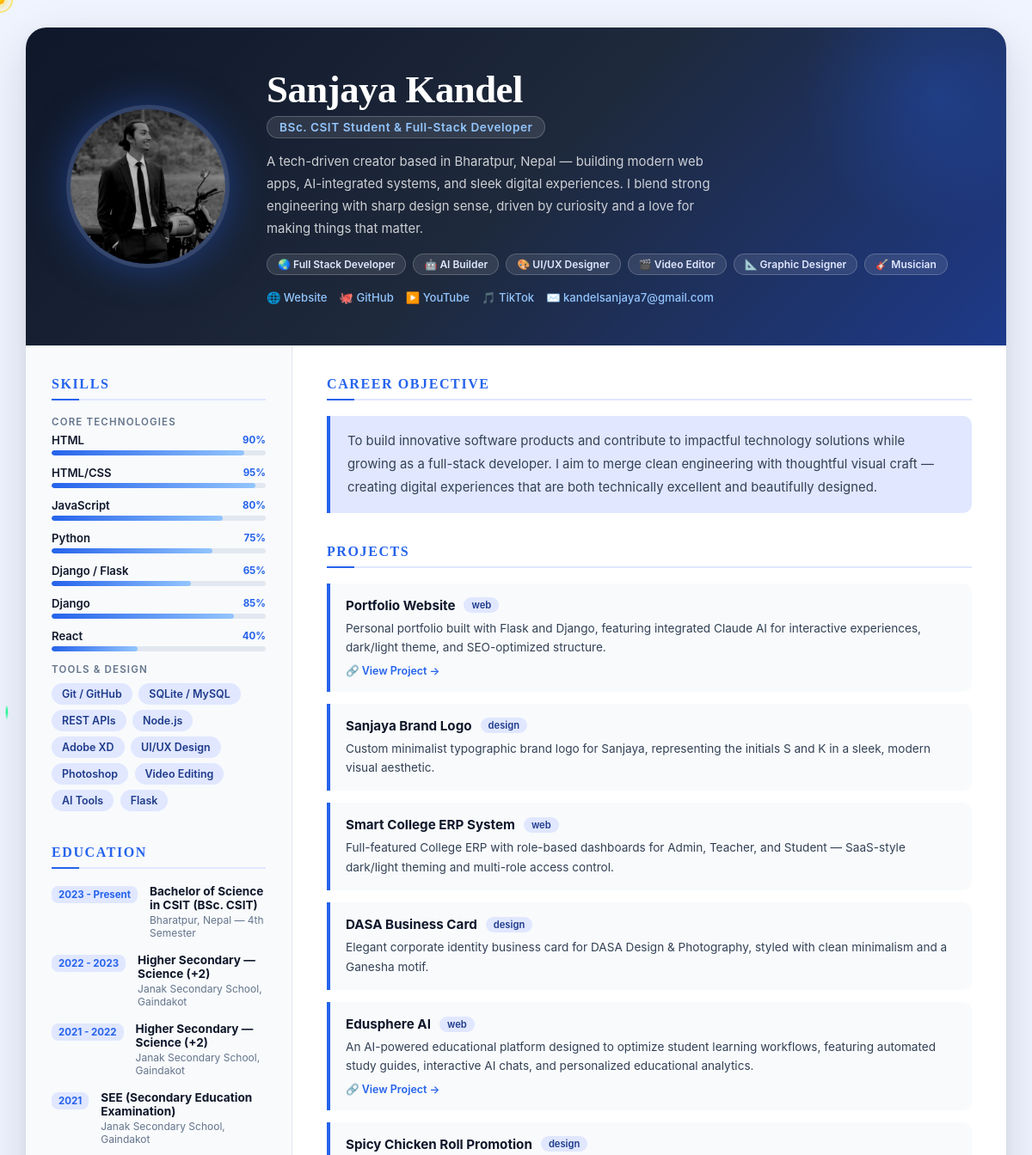
/cv/ (upper part), run on an earlier commit of the app's database.
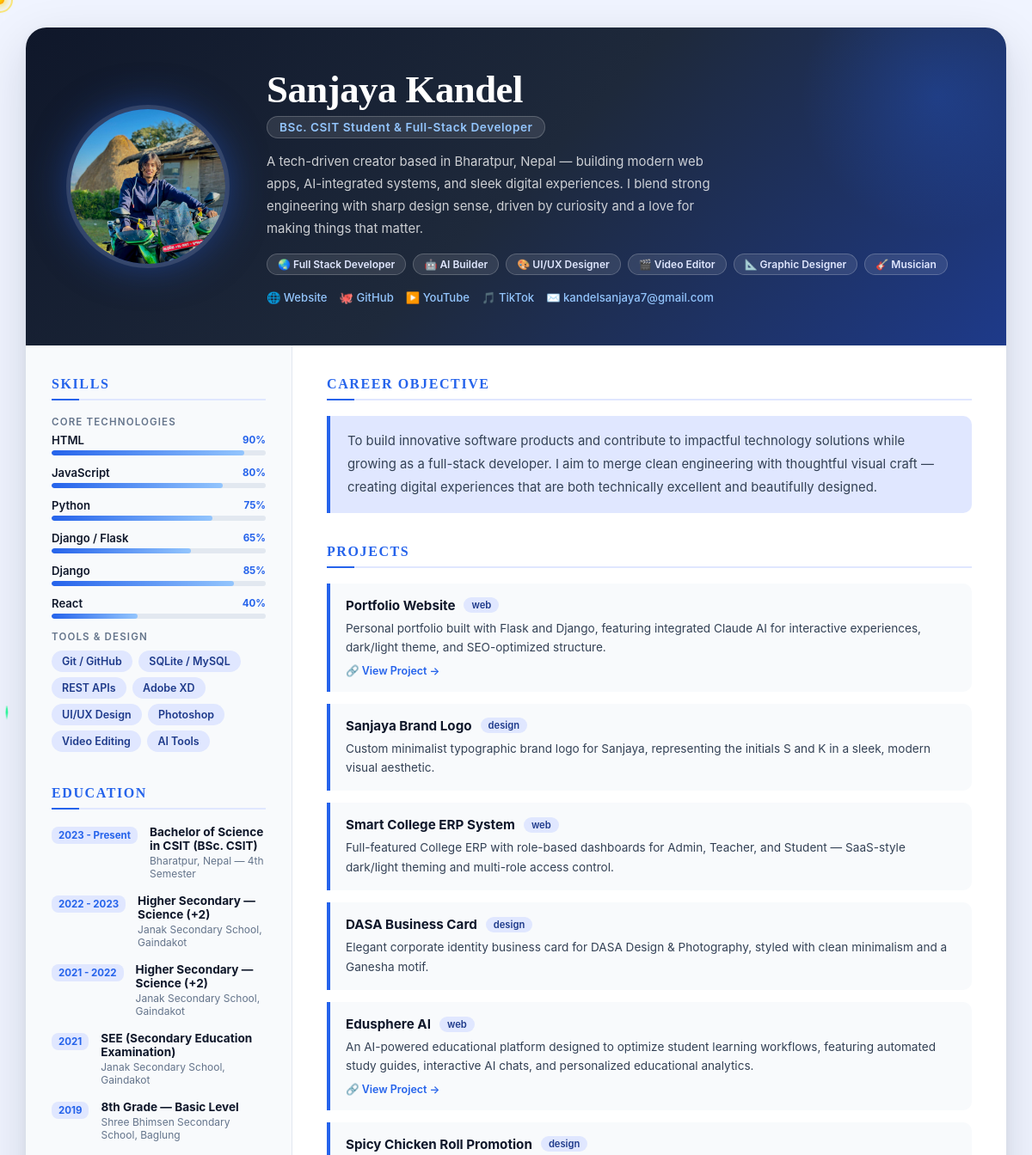
And on a later commit of the database.
### core/models.py (models this page shows, shortened)
class SiteSettings(models.Model):
    full_name = models.CharField(max_length=120, default="Sanjaya Kandel")
    tagline = models.CharField(max_length=200, default="Full Stack Web Developer & UI/UX Designer")
    about_text = models.TextField(blank=True)
    profile_photo = models.ImageField(
        upload_to="profile/",
        blank=True,
        null=True,
        help_text="Upload your featured hero/profile photo here. Replaces the default photo on the homepage."
    )
    hero_video = models.FileField(
        upload_to="profile/videos/",
        blank=True,
        null=True,
        help_text="Upload your intro/showcase video (MP4/WebM)"
    )
    hero_video_url = models.URLField(
        blank=True,
        help_text="Or paste video URL for intro showcase"
    )
    email = models.EmailField(default="kandelsanjaya7@gmail.com")
    phone = models.CharField(max_length=40, blank=True)
    whatsapp_link = models.URLField(blank=True)
    location = models.CharField(max_length=100, default="Nepal")
    github_url = models.URLField(blank=True)
    youtube_url = models.URLField(blank=True)
    tiktok_url = models.URLField(blank=True)
    cv_url = models.CharField(max_length=300, blank=True, help_text="External URL to your CV (if no file uploaded)")
    cv_file = models.FileField(
        upload_to="documents/",
        blank=True,
        null=True,
        help_text="Upload your CV/Resume PDF or document here. Takes priority over cv_url."
    )
    projects_completed = models.PositiveSmallIntegerField(default=5)
    years_experience = models.PositiveSmallIntegerField(default=2)
    client_satisfaction = models.PositiveSmallIntegerField(default=100)
    class Meta:
        verbose_name = "Site Setting"
        verbose_name_plural = "Site Settings"
    @classmethod
    def load(cls):
        obj, _ = cls.objects.get_or_create(pk=1)
        return obj

class Skill(models.Model):
    CATEGORY_CHOICES = [
        ("core", "Core Technology (progress bar)"),
        ("tool", "Tool / Technology"),
        ("learning", "Currently Learning"),
    ]
    name = models.CharField(max_length=80)
    icon_class = models.CharField(max_length=80, help_text="Font Awesome class, e.g. fab fa-python")
    category = models.CharField(max_length=10, choices=CATEGORY_CHOICES, default="tool")
    percentage = models.PositiveSmallIntegerField(default=0, help_text="Only used for Core Technology (0-100)")
    order = models.PositiveSmallIntegerField(default=0)
    class Meta:
        ordering = ["order", "name"]

class Education(models.Model):
    STATUS_CHOICES = [("pursuing", "Pursuing"), ("completed", "Completed")]
    period = models.CharField(max_length=60)
    status = models.CharField(max_length=10, choices=STATUS_CHOICES, default="completed")
    title = models.CharField(max_length=150)
    subtitle = models.CharField(max_length=150, blank=True)
    institution = models.CharField(max_length=200)
    skills_learned = models.CharField(max_length=400, blank=True, help_text="Comma-separated list")
    icon_class = models.CharField(max_length=80, default="fas fa-graduation-cap")
    order = models.PositiveSmallIntegerField(default=0)
    class Meta:
        ordering = ["order"]

class Project(models.Model):
    CATEGORY_CHOICES = [("web", "Web Application"), ("design", "Design")]
    STATUS_CHOICES = [
        ("completed", "Completed"),
        ("in_progress", "In Progress"),
        ("private", "Private"),
    ]
    title = models.CharField(max_length=150)
    category = models.CharField(max_length=10, choices=CATEGORY_CHOICES, default="web")
    description = models.TextField(blank=True)
    image = models.ImageField(upload_to="projects/", blank=True, null=True, validators=[validate_image_ext])
    live_url = models.URLField(blank=True)
    video_file = models.FileField(
        upload_to="projects/videos/",
        blank=True,
        null=True,
        validators=[validate_video_ext],
        help_text="Upload demo video (MP4/WebM) for this project"
    )
    video_url = models.URLField(
        blank=True,
        help_text="Or paste external video link (YouTube, Vimeo, or MP4 URL)"
    )
    is_private = models.BooleanField(default=False)
    features = models.CharField(max_length=400, blank=True, help_text="Comma-separated, shown with check icons")
    status = models.CharField(max_length=15, choices=STATUS_CHOICES, default="completed")
    order = models.PositiveSmallIntegerField(default=0)
    featured = models.BooleanField(default=True)
    class Meta:
        ordering = ["order", "-id"]

### core/views.py (the view)
# urls.py: path("cv/", views.cv_view, name="cv"),
def cv_view(request):
    settings_obj = SiteSettings.load()
    context = {
        "site": settings_obj,
        "education": Education.objects.all(),
        "core_skills": Skill.objects.filter(category="core"),
        "tool_skills": Skill.objects.filter(category="tool"),
        "projects": Project.objects.all(),
    }
    return render(request, "core/cv.html", context)

### core/templates/core/cv.html (shortened to what the changed rows need)
{% load static %}
<!DOCTYPE html>
<html lang="en">
<head>
  <link rel="stylesheet" href="https://cdnjs.cloudflare.com/ajax/libs/font-awesome/6.6.0/css/all.min.css" />
  <link rel="stylesheet" href="{% static 'core/css/chatbot.css' %}?v=2.0" />
  <link rel="stylesheet" href="{% static 'core/css/loader.css' %}?v=1.9" />
</head>
<body>
  <div class="cv-container" id="resume">
    <header class="header">
      <div class="header-inner">
        <div class="profile-photo">
          {% if site.profile_photo %}
          <img src="{{ site.profile_photo.url }}" alt="{{ site.full_name|default:'Sanjaya Kandel' }}">
          {% else %}
          <img src="{% static 'core/images/sanjaya_cv.jpg' %}" alt="{{ site.full_name|default:'Sanjaya Kandel' }}">
          {% endif %}
        </div>
        <div class="profile-info">
          <div class="name-block">
            <h1>{{ site.hero_name|default:"Sanjaya Kandel" }}</h1>
            <span class="title-tag">BSc. CSIT Student &amp; Full-Stack Developer</span>
          </div>
          <div class="header-links">
            <a href="https://www.kandelsanjaya.com.np" target="_blank" class="header-link">🌐 Website</a>
            {% if site.github_url %}<a href="{{ site.github_url }}" target="_blank" class="header-link">🐙 GitHub</a>{% endif %}
            {% if site.youtube_url %}<a href="{{ site.youtube_url }}" target="_blank" class="header-link">▶️ YouTube</a>{% endif %}
            {% if site.tiktok_url %}<a href="{{ site.tiktok_url }}" target="_blank" class="header-link">🎵 TikTok</a>{% endif %}
            <a href="mailto:{{ site.contact_email|default:'kandelsanjaya7@gmail.com' }}" class="header-link">✉️ {{ site.contact_email|default:"kandelsanjaya7@gmail.com" }}</a>
          </div>
        </div>
      </div>
    </header>
    <div class="body-grid">
      <aside class="sidebar">
        <section class="section">
          <h2 class="section-title">Skills</h2>
          {% if core_skills %}
          <div class="skills-group">
            {% for skill in core_skills %}
            <div class="skill-bar-wrap">
              <div class="skill-bar-row">
                <span class="skill-bar-name">{{ skill.name }}</span>
                <span class="skill-bar-pct">{{ skill.percentage }}%</span>
              </div>
              <div class="skill-bar-track">
                <div class="skill-bar-fill" style="width: {{ skill.percentage }}%;"></div>
              </div>
            </div>
            {% endfor %}
          </div>
          {% endif %}
          {% if tool_skills %}
          <div class="skills-group">
            <p class="skill-label">Tools &amp; Design</p>
            {% for skill in tool_skills %}
              <span class="skill">{{ skill.name }}</span>
            {% endfor %}
          </div>
          {% endif %}
        </section>
        <section class="section">
          <h2 class="section-title">Education</h2>
          {% for edu in education %}
          <div class="edu-item">
            <div class="edu-year">{{ edu.period }}</div>
            <div class="edu-body">
              <strong>{{ edu.title }}</strong>
              <span class="edu-sub">{{ edu.institution }}</span>
            </div>
          </div>
          {% endfor %}
        </section>
      </aside>
      <main class="main">
        <section class="section">
          <h2 class="section-title">Career Objective</h2>
        </section>
        <section class="section">
          <h2 class="section-title">Projects</h2>
          {% for project in projects %}
          <div class="project">
            <div class="project-header">
              <h4>{{ project.title }}</h4>
              {% if project.category %}<span class="project-tag">{{ project.category }}</span>{% endif %}
            </div>
            <p>{{ project.description }}</p>
            {% if project.live_url %}
              <a href="{{ project.live_url }}" target="_blank" class="project-link">🔗 View Project →</a>
            {% endif %}
          </div>
          {% endfor %}
        </section>
      </main>
    </div>
  </div>
</body>
</html>

What changed in the data, as far as the page shows it:
removed Skill: name "HTML/CSS", percentage "95", shown under "SKILLS"
removed Skill: name "Node.js"
removed Skill: name "Flask"
changed SiteSettings "Sanjaya Kandel": profile_photo: a different picture
now on this page (row unchanged): Education: period "2019", title "8th Grade — Basic Level", institution "Shree Bhimsen Secondary School, Baglung"
